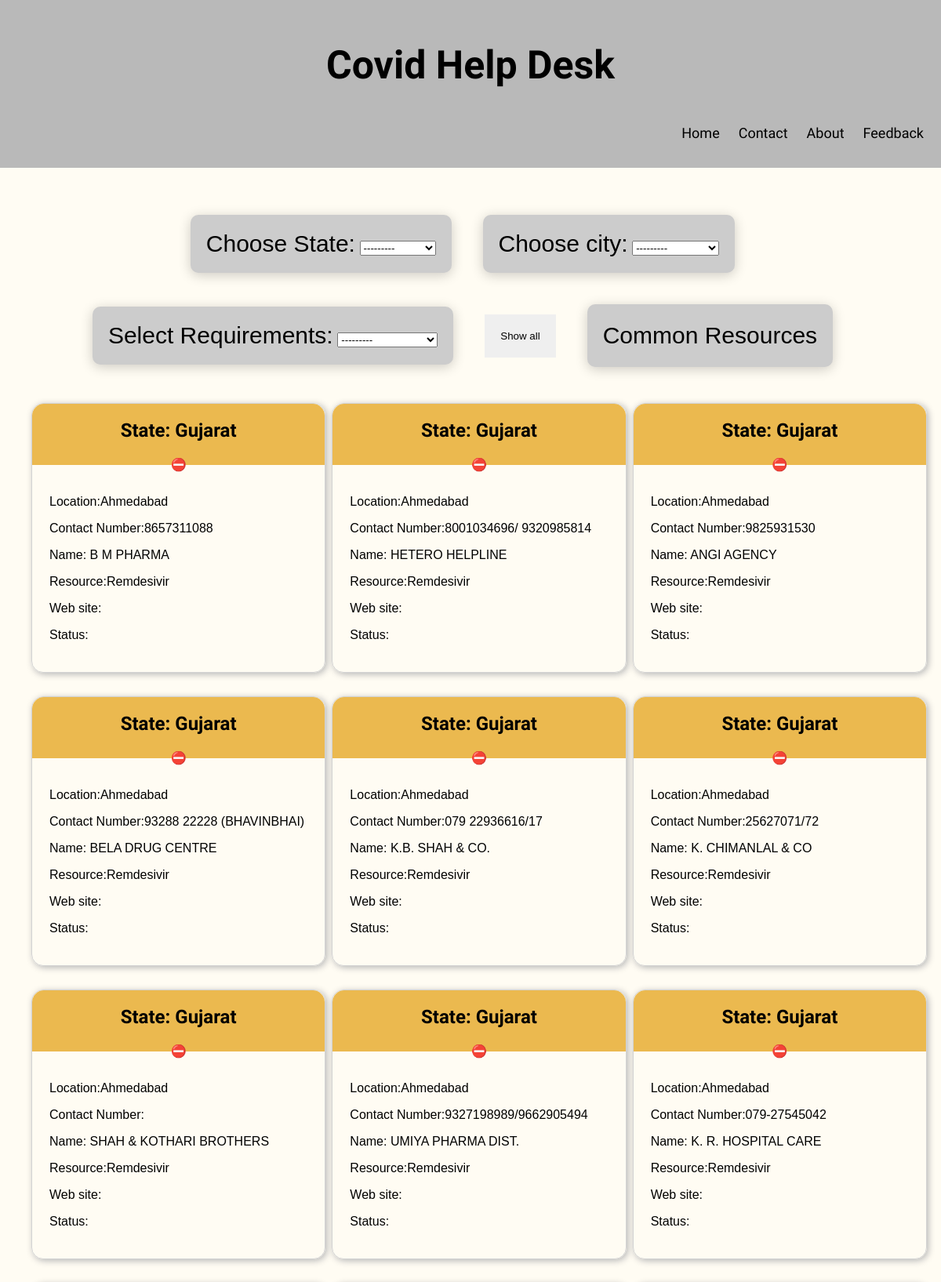
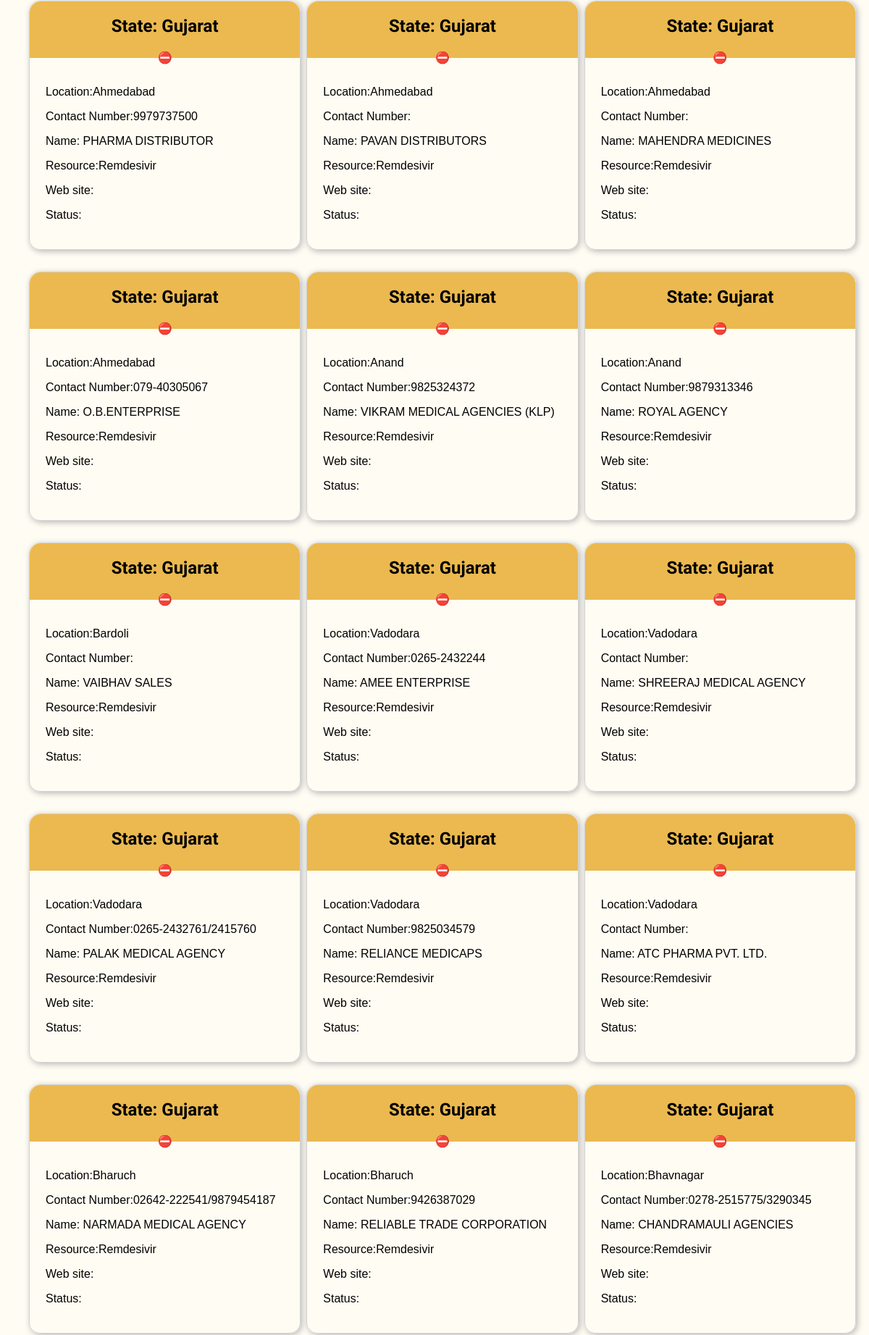
Page /resources/ (upper part) on the committed database (2 pictures, top to bottom).
### receiver/models.py (models this page shows, shortened)
class Res_type(models.Model):
    resource_name = models.CharField(max_length=50)
    more_info = models.CharField(
        default='', max_length=200, blank=True, null=True)
    def __str__(self):
        return self.resource_name

class Resource(models.Model):
    contact_name = models.CharField(default='', max_length=200)
    email_id = models.CharField(default='', max_length=200)
    web_site = models.CharField(default='', max_length=200)
    phone = models.CharField(default='', max_length=200)
    state = models.ForeignKey(
        State, on_delete=models.SET_NULL, blank=True, null=True)
    city = models.ForeignKey(
        City, on_delete=models.SET_NULL, blank=True, null=True)
    resource_name = models.ForeignKey(
        Res_type, verbose_name="resc_type", on_delete=models.DO_NOTHING)
    description = models.CharField(max_length=200, blank=True, null=True)
    verified = models.BooleanField(default=False)
    created_at = models.DateField(default=timezone.now, auto_created=True)
    updated_at = models.DateField(auto_now=True)

class State(models.Model):
    name = models.CharField(max_length=40)
    def __str__(self):
        return self.name

class City(models.Model):
    state = models.ForeignKey(
        State, on_delete=models.CASCADE)
    name = models.CharField(max_length=40)
    def __str__(self):
        return self.name

### receiver/views.py (the view)
# urls.py: path('resources/', views.resources, name='resources'),  # All Resources
def resources(request):
    posts = Resource.objects.all()
    pf_new = Res_filt()
    if request.method == "POST":
        pf = Res_filt(request.POST)
        return render(request, 'resources.html', {'posts': posts, 'pf': pf})
    return render(request, 'resources.html', {'posts': posts, 'pf': pf_new})

### receiver/forms.py
class Res_filt(forms.ModelForm):
    class Meta:
        model = Resource
        fields = ['state', 'city', 'resource_name']

### receiver/templates/resources.html (shortened to what this page needs)
{% extends 'base.html'%}
{% block content %}
{% load static %}
<link rel="stylesheet" href="{% static 'css/cards.css' %}" type="text/css" />
<div class="selection_box" method="POST" id='resN' data-cities-url="{% url 'ajax_load_cities' %}"
    post-cards-url="{% url 'newresCards'%}">
    <div class="Regiondropdown">
        <div id="SelectRegion">
            <label id="LabelText">Choose State:</label>
            {{ pf.state }}
        </div>
    </div>
    <div class="Regiondropdown">
        <div id="SelectRegion">
            <label id="LabelText">Choose city:</label>
            {{ pf.city }}
        </div>
    </div>
    <div class="Requirementdropdown">
        <div id="SelectRequirement">
            <label id="LabelText">Select Requirements:</label>
            {{ pf.resource_name }}
        </div>
    </div>
    <div class="resources_button">
        <button id="show_all">Show all</button>
    </div>
    <div class="resources_button">
        <button id="CommonResources">Common Resources</button>
    </div>
</div>
<div class="whole_card" id='post_cards'>
    {% for post in posts %}
    <div class="card1">
        <div class="State" style="color: black;">
            <h2>State: {{post.state}}</h2>
            {% if post.verified %}
                {% load static %}
            {% else %}
            ⛔
            {% endif %}
        </div>
        <div class="container">
            <p>Location:{{post.city}}</p>
            <p>Contact Number:{{post.phone}} </p>
            <p>Name: {{post.contact_name}}</p>
            <p>Resource:{{post.resource_name}}
            </p>
            <p> Web site: <a href="{{ post.web_site }} ">{{ post.web_site }}</a> </p>
            <p>Status: {{ post.description }}
            </p>
        </div>
    </div>
    {% endfor %}
</div>
{% endblock %}

### receiver/templates/base.html (shortened to what this page needs)
{% load static %}
<!DOCTYPE html>
<html>
<head>
    <link rel="stylesheet" type="text/css" href="{% static 'css/base_style.css' %}" />
</head>
<body>
    <div class="header">
        <h1 style="text-align:center; font-size:  50px; flex: 60%;">Covid Help Desk</h1>
        <div class="header-right">
            <a class="active" href="/">Home</a>
            <a href="#contact">Contact</a>
            <a href="/about">About</a>
            <a href="/fbform">Feedback</a>
        </div>
    </div>
    {% block content %}
    {% endblock %}
</body>
</html>

### receiver/static/css/base_style.css (style rules this page uses)
body, head { height: 100%; padding: 0; margin: 0px; font-family: Arial, Helvetica, sans-serif; background-color: #fffcf3; max-width: calc(100%-20px); }
.header { overflow: hidden; background-color: rgb(185, 185, 185); padding: 20px 10px; margin-bottom: 20px; font-family: "Oxygen", sans-serif; overflow-x: hidden; }
.header a { float: left; color: black; text-align: center; padding: 12px; text-decoration: none; font-size: 18px; line-height: 25px; border-radius: 4px; }
.header-right { float: right; }

### receiver/static/css/cards.css (style rules this page uses)
.selection_box { width: 100%; height: 100px; display: flex; flex-direction: row; justify-content: center; align-items: center; }
.Regiondropdown { margin: 10px; padding: 10px; }
.Regiondropdown option { margin: 20px; padding: 20px; }
#SelectRegion { border-radius: 10px; padding: 20px; background-color: rgb(204, 204, 204); box-shadow: 0 3px 1rem rgb(0 0 0 / 20%); }
.Requirementdropdown { margin: 10px; padding: 10px; }
#SelectRequirement { border-radius: 10px; padding: 20px; background-color: rgb(204, 204, 204); box-shadow: 0 3px 1rem rgb(0 0 0 / 20%); }
#LabelText { font-family: "Gill Sans", "Gill Sans MT", Calibri, "Trebuchet MS", sans-serif; font-size: 30px; }
.resources_button { margin: 10px; padding: 10px; }
.resources_button button { border: none; padding: 20px; }
#CommonResources { height: 80px; background-color: rgb(204, 204, 204); border-radius: 10px; font-family: "Gill Sans", "Gill Sans MT", Calibri, "Trebuchet MS", sans-serif; color: rgb(0, 0, 0); text-align: center; text-decoration: none; font-size: 30px; box-shadow: 0 3px 1rem rgb(0 0 0 / 20%); cursor: pointer; }
.whole_card { margin: 30px; display: grid; grid-template-columns: repeat(4, 1fr); grid-gap: 20px; margin-bottom: 30px; }
.whole_card p { font-family: "Franklin Gothic Medium", "Arial Narrow", Arial, sans-serif; }
.card1 { margin: 10px; width: 100%; display: flex; flex-direction: column; border: 1px rgb(211, 211, 211) solid; border-radius: 15px; box-shadow: 2px 2px 9px rgb(182, 182, 182); }
.State { height: 78px; background: rgb(235, 185, 79); color: white; text-align: center; border-top-right-radius: 15px; border-top-left-radius: 15px; font-family: "Red Hat Display", sans-serif; }
.container { padding: 12px; margin: 10px; color: rgb(0, 0, 0); }
@media only screen and (max-width: 1400px) { .whole_card { display: grid; grid-template-columns: repeat(3, 1fr); grid-gap: 10px; } }
@media only screen and (max-width: 1400px) { .selection_box { margin: 40px; font-size: 10px; flex-wrap: wrap; } }
@media only screen and (max-width: 1400px) { .Regiondropdown { font-size: 20px; } }
@media only screen and (max-width: 1400px) { .Requirementdropdown { font-size: 20px; } }
@media only screen and (max-width: 1250px) { .selection_box { margin-left: -10px; margin-bottom: 150px; font-size: 10px; flex-wrap: wrap; } }
@media only screen and (max-width: 1250px) { .Regiondropdown { font-size: 20px; } }
@media only screen and (max-width: 1250px) { .Requirementdropdown { font-size: 20px; } }

### rows in the picture
Res_type: resource_name "---------"
Resource: state "Gujarat", city "Ahmedabad", phone "8657311088", contact_name "B M PHARMA", resource_name "Remdesivir"
Resource: state "Gujarat", city "Ahmedabad", phone "8001034696/ 9320985814", contact_name "HETERO HELPLINE", resource_name "Remdesivir"
Resource: state "Gujarat", city "Ahmedabad", phone "9825931530", contact_name "ANGI AGENCY", resource_name "Remdesivir"
Resource: state "Gujarat", city "Ahmedabad", phone "93288 22228 (BHAVINBHAI)", contact_name "BELA DRUG CENTRE", resource_name "Remdesivir"
Resource: state "Gujarat", city "Ahmedabad", phone "079 22936616/17", contact_name "K.B. SHAH & CO.", resource_name "Remdesivir"
Resource: state "Gujarat", city "Ahmedabad", phone "25627071/72", contact_name "K. CHIMANLAL & CO", resource_name "Remdesivir"
Resource: state "Gujarat", city "Ahmedabad", contact_name "SHAH & KOTHARI BROTHERS", resource_name "Remdesivir"
Resource: state "Gujarat", city "Ahmedabad", phone "9327198989/9662905494", contact_name "UMIYA PHARMA DIST.", resource_name "Remdesivir"
Resource: state "Gujarat", city "Ahmedabad", phone "079-27545042", contact_name "K. R. HOSPITAL CARE", resource_name "Remdesivir"
Resource: state "Gujarat", city "Ahmedabad", phone "9979737500", contact_name "PHARMA DISTRIBUTOR", resource_name "Remdesivir"
Resource: state "Gujarat", city "Ahmedabad", contact_name "PAVAN DISTRIBUTORS", resource_name "Remdesivir"
Resource: state "Gujarat", city "Ahmedabad", contact_name "MAHENDRA MEDICINES", resource_name "Remdesivir"
Resource: state "Gujarat", city "Ahmedabad", phone "079-40305067", contact_name "O.B.ENTERPRISE", resource_name "Remdesivir"
Resource: state "Gujarat", city "Anand", phone "9825324372", contact_name "VIKRAM MEDICAL AGENCIES (KLP)", resource_name "Remdesivir"
Resource: state "Gujarat", city "Anand", phone "9879313346", contact_name "ROYAL AGENCY", resource_name "Remdesivir"
Resource: state "Gujarat", city "Bardoli", contact_name "VAIBHAV SALES", resource_name "Remdesivir"
Resource: state "Gujarat", city "Vadodara", phone "0265-2432244", contact_name "AMEE ENTERPRISE", resource_name "Remdesivir"
Resource: state "Gujarat", city "Vadodara", contact_name "SHREERAJ MEDICAL AGENCY", resource_name "Remdesivir"
Resource: state "Gujarat", city "Vadodara", phone "0265-2432761/2415760", contact_name "PALAK MEDICAL AGENCY", resource_name "Remdesivir"
Resource: state "Gujarat", city "Vadodara", phone "9825034579", contact_name "RELIANCE MEDICAPS", resource_name "Remdesivir"
Resource: state "Gujarat", city "Vadodara", contact_name "ATC PHARMA PVT. LTD.", resource_name "Remdesivir"
Resource: state "Gujarat", city "Bharuch", phone "02642-222541/9879454187", contact_name "NARMADA MEDICAL AGENCY", resource_name "Remdesivir"
Resource: state "Gujarat", city "Bharuch", phone "9426387029", contact_name "RELIABLE TRADE CORPORATION", resource_name "Remdesivir"
Resource: state "Gujarat", city "Bhavnagar", phone "0278-2515775/3290345", contact_name "CHANDRAMAULI AGENCIES", resource_name "Remdesivir"
